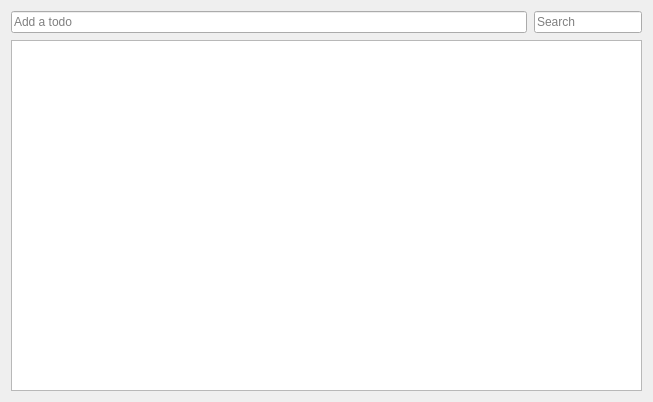
<?xml version="1.0" encoding="UTF-8"?>
<ui version="4.0">
 <class>TodosView</class>
 <widget class="QWidget" name="TodosView">
  <property name="geometry">
   <rect>
    <x>0</x>
    <y>0</y>
    <width>653</width>
    <height>402</height>
   </rect>
  </property>
  <property name="windowTitle">
   <string>Form</string>
  </property>
  <layout class="QVBoxLayout" name="verticalLayout">
   <property name="spacing">
    <number>7</number>
   </property>
   <item>
    <layout class="QHBoxLayout" name="horizontalLayout_2">
     <property name="bottomMargin">
      <number>0</number>
     </property>
     <item>
      <widget class="QLineEdit" name="editTodoTitle">
       <property name="placeholderText">
        <string>Add a todo</string>
       </property>
      </widget>
     </item>
     <item>
      <widget class="QLineEdit" name="editFind">
       <property name="sizePolicy">
        <sizepolicy hsizetype="Minimum" vsizetype="Fixed">
         <horstretch>0</horstretch>
         <verstretch>0</verstretch>
        </sizepolicy>
       </property>
       <property name="placeholderText">
        <string>Search</string>
       </property>
       <property name="clearButtonEnabled">
        <bool>true</bool>
       </property>
      </widget>
     </item>
    </layout>
   </item>
   <item>
    <widget class="QTreeView" name="todosItemView">
     <property name="contextMenuPolicy">
      <enum>Qt::ActionsContextMenu</enum>
     </property>
     <property name="selectionMode">
      <enum>QAbstractItemView::ExtendedSelection</enum>
     </property>
     <property name="rootIsDecorated">
      <bool>false</bool>
     </property>
     <property name="uniformRowHeights">
      <bool>true</bool>
     </property>
     <property name="sortingEnabled">
      <bool>true</bool>
     </property>
    </widget>
   </item>
  </layout>
 </widget>
 <resources/>
 <connections/>
</ui>
